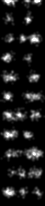
%> input picture 0_functions/simulation/simulationtest_good_1.bmp, 45 x 206 px
$ octave cell_contour.m   (GNU Octave 9; MATLAB toolbox functions it lacks are replaced by stand-ins)
%> lines starting %> are read from the running program, lines starting %| are printed output that depends on the picture; in (x1, y1, x2, y2) boxes, pixels count from 0 and x2, y2 are one past the last pixel; in counts of white or black regions, pixels touching at a corner belong together; the program's own positions count from 1
clear;close all;clc;
% cell_contour determination by watershed
[FileName,PathName]=uigetfile({'*.tif';'*.tiff';'*.png';'*.jpeg';'*.bmp'},'Select the image file');
%> the answer given: simulation/simulationtest_good_1.bmp
cd(PathName);
image=imread(FileName);
%> image is the input picture: size 206x45 uint8; min 0, max 255, mean 27.6
% show figure
fig1=figure(1);imshow(image);
title(FileName)
% binary image
bw = im2bw(image, graythresh(image));
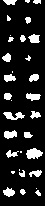
%> bw: size 206x45 logical; 13.9% white; 32 white regions (10 under 20 px), largest, box (x1, y1, x2, y2) and area: (26, 148, 43, 159) 130, (3, 112, 25, 120) 104, (4, 130, 17, 139) 83
fig2=figure(2);imshow(bw);
title([FileName(1:end-4) '-Binary Image']);
% watershed
bw_complement=imcomplement(bw);
L = watershed(bw_complement);
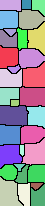
%> L: size 206x45 uint8; 33 distinct labels, from 0 to 32; one colour per label, 0 black
Lrgb = label2rgb(L);
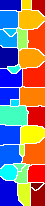
%> Lrgb: size 206x45x3 uint8; mean R, G, B 144.6, 122.6, 123.8
fig3=figure(3);imshow(Lrgb);
% [19 lines of commented-out code are left out]

$ run again, on 0_functions/simulation/simulationtest_sf_0.125_2.tif
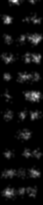
%> input picture 0_functions/simulation/simulationtest_sf_0.125_2.tif, 43 x 205 px
%> image is the input picture: size 205x43 uint16; min 0, max 60000, mean 3760.4
%> bw: size 205x43 logical; 13.7% white; 31 white regions (6 under 20 px), largest, box (x1, y1, x2, y2) and area: (25, 91, 41, 102) 128, (28, 34, 42, 45) 97, (3, 188, 14, 198) 80
%> `L = watershed(bw_complement);`:
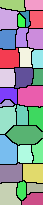
%> L: size 205x43 uint8; 32 distinct labels, from 0 to 31; one colour per label, 0 black
%> `Lrgb = label2rgb(L);`:
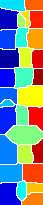
%> Lrgb: size 205x43x3 uint8; mean R, G, B 126.4, 138.5, 142.7

$ run again, on 0_functions/simulation/simulationtest_sf_0.125_3.tif
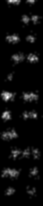
%> input picture 0_functions/simulation/simulationtest_sf_0.125_3.tif, 43 x 206 px
%> image is the input picture: size 206x43 uint16; min 0, max 60000, mean 3251.2
%> bw: size 206x43 logical; 11.7% white; 23 white regions (4 under 20 px), largest, box (x1, y1, x2, y2) and area: (1, 91, 15, 102) 96, (2, 168, 19, 177) 96, (24, 93, 38, 101) 84
%> `L = watershed(bw_complement);`:
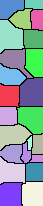
%> L: size 206x43 uint8; 24 distinct labels, from 0 to 23; one colour per label, 0 black
%> `Lrgb = label2rgb(L);`:
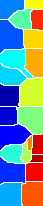
%> Lrgb: size 206x43x3 uint8; mean R, G, B 114.4, 148.1, 155.1

$ run again, on 0_functions/simulation/simulationtest_sf_0.25.tif
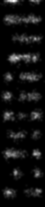
%> input picture 0_functions/simulation/simulationtest_sf_0.25.tif, 45 x 207 px
%> image is the input picture: size 207x45 uint16; min 0, max 60000, mean 4178.2
%> bw: size 207x45 logical; 16.5% white; 24 white regions (3 under 20 px), largest, box (x1, y1, x2, y2) and area: (4, 15, 41, 24) 218, (8, 53, 39, 63) 208, (4, 149, 24, 159) 119
%> `L = watershed(bw_complement);`:
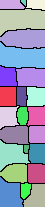
%> L: size 207x45 uint8; 25 distinct labels, from 0 to 24; one colour per label, 0 black
%> `Lrgb = label2rgb(L);`:
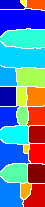
%> Lrgb: size 207x45x3 uint8; mean R, G, B 95.4, 135.8, 168.2
